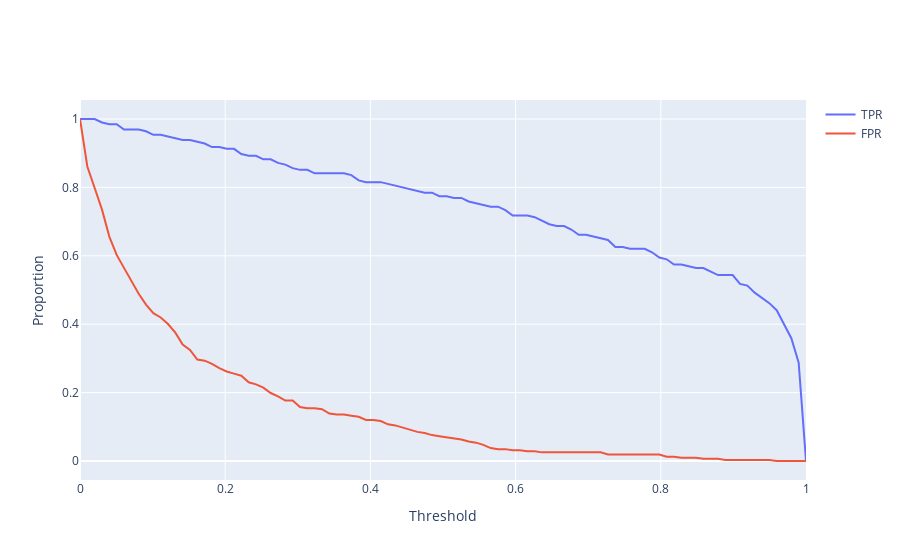

Notebook code for this chart:
### Markdown cell above
First we plot the TPR and FPR rates vs. threshold:

### Code cell
fig = go.Figure()
fig.add_trace(go.Scatter(name = 'TPR', x = thresholds, y = tprs))
fig.add_trace(go.Scatter(name = 'FPR', x = thresholds, y = fprs))
fig.update_xaxes(title="Threshold")
fig.update_yaxes(title="Proportion")
